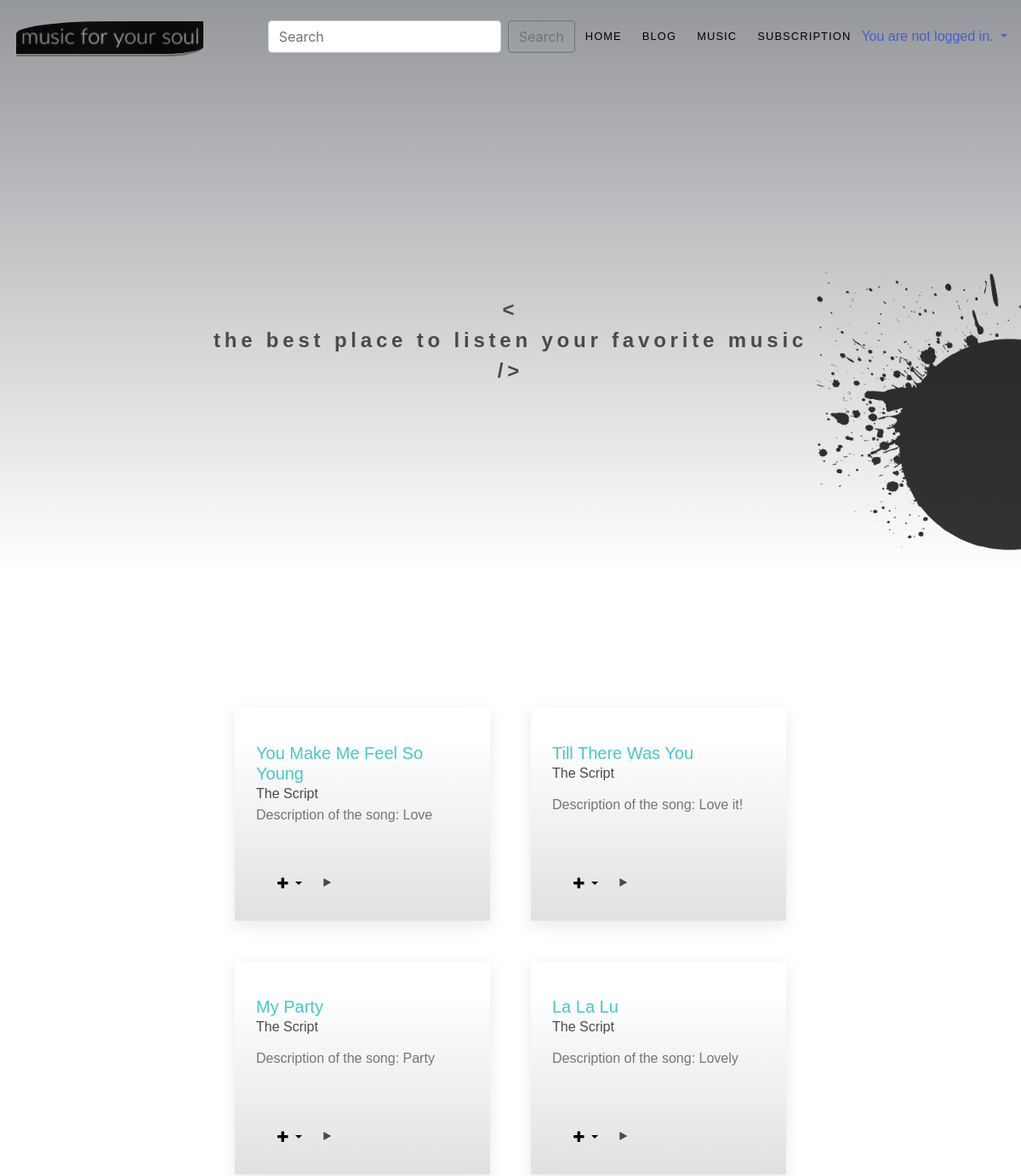
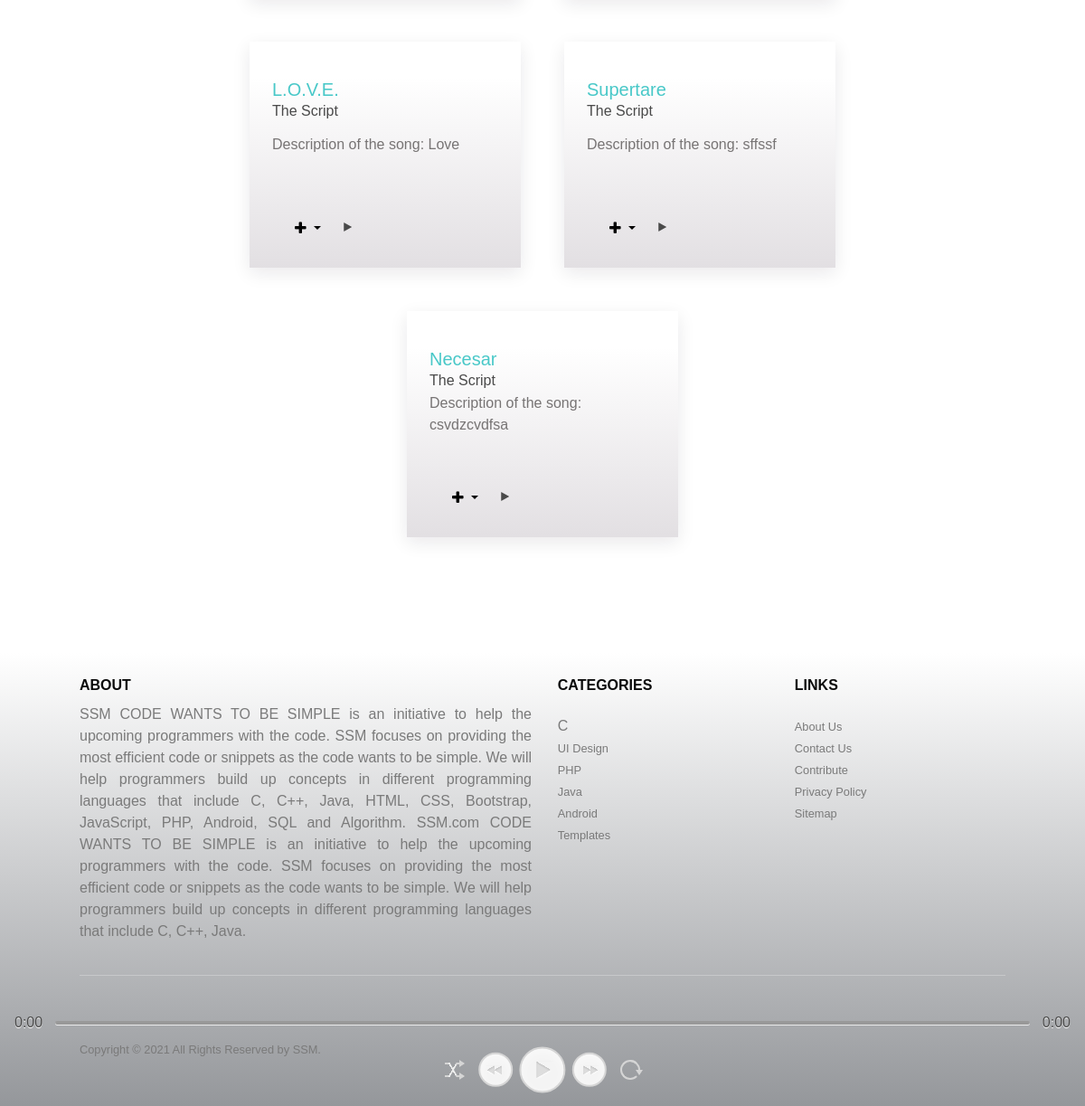
The app's page /music/ with its own data (2 pictures, top to bottom).
### ssm_app/models.py (models this page shows, shortened)
class Song(models.Model):
    class State(models.IntegerChoices):
        LIKED = 1
    title = models.CharField(max_length=128)
    artists = models.ManyToManyField(Artist)
    playlists = models.ManyToManyField(Playlist, null=True, blank=True)
    album = models.ForeignKey(Album, on_delete=models.DO_NOTHING, null=True)
    genre = models.ForeignKey(Genre, on_delete=models.DO_NOTHING)
    description = models.TextField()
    published = models.DateField()
    created_at = models.DateTimeField(auto_now=True)
    state = models.IntegerField(choices=State.choices)
    file = models.FileField(upload_to="static/media/")
    sample = models.FileField(upload_to="static/sample/")

### ssm_app/views.py (the view)
# urls.py: path('music/', show_music_view, name='music'),
def show_music_view(request):
    songs = Song.objects.all()
    playlist = Playlist.objects.all()
    search_text = request.GET.get('search', '')
    if search_text:
        songs = songs.filter(title__contains=search_text)
    return render(
        request,
        template_name='music.html',
        context={'songs': songs, 'search_text': search_text, 'playlists': playlist})

### ssm_app/templates/music.html (shortened to what this page needs)
{% extends 'base.html' %}
{% load static %}
{% block content %}
    <link rel="stylesheet" href="{% static '/css/music.css' %}">
    <section class="hero is-large music_hero-section">
        <div class="hero-body is-flex is-justify-content-center is-align-items-center">
            <h1 class="title is-size-4 music-title has-text-centered"><span><</span><br>the best place to listen your
                favorite music<br>/></h1>
        </div>
        <img src="{% static '/media/splash.png' %}" class="splash" alt="splash"/>
    </section>
    <div class="container music">
        <div class="columns is-flex-wrap-wrap px-5 music-container">
            <div class="column is-half mb-4 p-4">
                <article class="music-section">
                    {% for song in songs %}
                        <div class="music-entry">
                            <div class="column music_second-column">
                                <header class="music-entry-header">
                                    <h2 class="music-entry-title mt-4"><a href="#"
                                                                          class="is-size-5">{{ song.title }}</a></h2>
                                    <p class="">The Script</p>
                                </header>
                                <div class="music-entry-content">
                                    <p>Description of the song: {{ song.description }}</p>
                                </div>
                                <footer class="music-entry-footer row">
                                    <div class="read-more col-md-6">
                                        <div class="dropdown">
                                            <button class="btn btn-secondary dropdown-toggle dropdown-playlist"
                                                    type="button"
                                                    id="dropdownMenuButton" data-toggle="dropdown" aria-haspopup="true"
                                                    aria-expanded="false">
                                                <i class="fa fa-solid fa-plus ml-3"></i>
                                            </button>
                                        </div>
                                        <i class="fa fa-solid fa-play ml-3" onclick="play('{{ forloop.counter0 }}')"></i>
                                    </div>
                                </footer>
                            </div>
                        </div>
                    {% endfor %}
                </article>
            </div>
        </div>
    </div>
{% endblock %}

### ssm_app/templates/base.html (shortened to what this page needs)
{% load static %}
<html {% if LANGUAGE_CODE %}lang="{{ LANGUAGE_CODE }}"{% endif %}>
<head>
    <link rel="stylesheet" href="https://stackpath.bootstrapcdn.com/bootstrap/4.2.1/css/bootstrap.min.css"
>
    <link rel="stylesheet" href="https://cdn.jsdelivr.net/npm/bulma@0.9.3/css/bulma.min.css">
    <link rel="stylesheet" href="https://cdnjs.cloudflare.com/ajax/libs/font-awesome/4.7.0/css/font-awesome.min.css">
    {% load static %}
    <link rel="stylesheet" href="{% static '/css/style.css' %}">
</head>
<body>
<div class="nav-container hero-head">
    <nav class="navbar hp-nav px-4 container is-fluid">
        <div class="container">
            <div class="navbar-brand">
                <a>
                    <img src="{% static '/media/aaa.png' %}" class="logo-ssm" alt="logo" width="220" height="40"/>
                </a>
            </div>
        </div>
        <div id="navbarMenuHeroA" class="navbar-menu">
            <form class="form-inline my-2 my-lg-0" id="search-form" method="get" action="{% url 'music' %}">
                <input class="form-control mr-sm-2" type="search" placeholder="Search" aria-label="Search" name="search"
                       value="{{ search_text }}">
                <button class="btn btn-outline-secondary my-2 my-sm-0" type="submit">Search</button>
            </form>
            <div class="navbar-end">
                <a class="navbar-item is-uppercase is-active" href="/">
                    Home
                </a>
                <a class="navbar-item is-uppercase" href="/blog">
                    Blog
                </a>
                <a class="navbar-item is-uppercase" href="{% url 'music' %}">
                    Music
                </a>
                <a class="navbar-item is-uppercase" href="{% url 'subscribe' %}">
                    Subscription
                </a>
            </div>
            <div class="navbar-nav ml-auto">
                <div class="nav-item dropdown">
                    {% if user.is_authenticated %}
                        <a class="nav-link active dropdown-toggle" href="#" data-toggle="dropdown">
                            {% if user.first_name %}Hello, {{ user.first_name }}!
                            {% else %}Hello, {{ user.username }}!{% endif %}
                        </a>
                        <div class="dropdown-menu dropdown-menu-right">
                            <a class="dropdown-item text-right" href="{% url 'logout' %}">Logout</a>
                            <a class="dropdown-item text-right" href="{% url 'change_password' %}">Change password</a>
                        </div>
                    {% else %}
                        <a class="nav-link active dropdown-toggle" href="#" data-toggle="dropdown">
                            You are not logged in.
                        </a>
                    {% endif %}
                </div>
            </div>
    </nav>
</div>
{% block content %}
{% endblock %}
<div class="player paused">
    <div class="info">
        <div class="time">
            <span class="current-time">0:00</span>
            <span class="progress"></span>
            <span class="duration">0:00</span>
        </div>
    </div>
    <div class="actions">
        <button class="shuffle">
            <div class="arrow"></div>
            <div class="arrow"></div>
        </button>
        <button class="button rw" onclick="previous()">
            <div class="arrow"></div>
            <div class="arrow"></div>
        </button>
        <button class="button play-pause" id="play_button">
            <div class="arrow"></div>
        </button>
        <button class="button ff" onclick="fastForward()">
            <div class="arrow"></div>
            <div class="arrow"></div>
        </button>
        <button class="repeat"></button>
    </div>
</div>
<footer class="footer">
    <div class="section">
        <div class="columns">
            <div class="column is-half">
                <div class="content">
                    <h3 class="has-text-black is-uppercase is-size-6">About</h3>
                    <p class="has-text-grey text-justify">SSM CODE WANTS TO BE SIMPLE is an initiative
                    </p>
                </div>
            </div>
            <div class="column">
                <div class="content">
                    <h3 class="has-text-black is-uppercase is-size-6">Categories</h3>
                </div>
                <ul class="has-text-grey">
                    <li><a class="has-text-grey sublink:hover" href="#">C</a></li>
                    <li><a class="has-text-grey sublink" href="#">UI Design</a></li>
                    <li><a class="has-text-grey sublink" href="#">PHP</a></li>
                    <li><a class="has-text-grey sublink" href="#">Java</a></li>
                    <li><a class="has-text-grey sublink" href="#">Android</a></li>
                    <li><a class="has-text-grey sublink" href="#">Templates</a></li>
                </ul>
            </div>
            <div class="column">
                <div class="content">
                    <h3 class="has-text-black is-uppercase is-size-6">Links</h3>
                </div>
                <ul class="has-text-grey">
                    <li><a class="has-text-grey sublink is-hoverable" href="#">About Us</a></li>
                    <li><a class="has-text-grey sublink" href="#">Contact Us</a></li>
                    <li><a class="has-text-grey sublink" href="#">Contribute</a></li>
                    <li><a class="has-text-grey sublink" href="#">Privacy Policy</a></li>
                    <li><a class="has-text-grey sublink" href="#">Sitemap</a></li>
                </ul>
            </div>
        </div>
        <hr>
        <div class="columns">
            <div class="column mt-6">
                <p class="has-text-grey copyright-text">Copyright &copy; 2021 All Rights Reserved by
                    <a class="has-text-grey sublink" href="#">SSM</a>.
                </p>
            </div>
            <div class="column mt-6">
                    <span class="is-medium">
                        <ul class="social-icons is-flex is-justify-content-flex-end">
                            <li><a class="mr-2" href="#"></a></li>
                            <li><a class="mr-2" href="#"></a></li>
                            <li><a class="mr-2" href="#"></a></li>
                            <li><a class="mr-2" href="#"></a></li>
                        </ul>
                    </span>
            </div>
        </div>
    </div>
</footer>
</body>
</html>

### ssm_app/static/css/music.css (style rules this page uses)
#navbarMenuHeroA a.navbar-item, #navbarMenuHeroA a.navbar-item.is-active { color: #000000; }
.hero.music_hero-section { background-color: #f4f3f3; background-image: linear-gradient(180deg, #1118216b 0%, #ffffff 84%); height: 100vh; }
.hero.music_hero-section:before { background: none; }
.hero .hero-body .title { color: #4a4a4a; }
img.splash { position: absolute; right: -10rem; top: 20rem; opacity: 0.8; -webkit-transform: scaleX(-1); transform: scaleX(-1); width: 400px; height: 400px; }
.music-container .column { width: 100%; display: flex; flex-direction: column; justify-content: space-between; }
.read-more { margin-top: 3rem; font-size: 0.7rem; display: flex; align-items: center; width: 100%; }
.columns.music-container { margin-top: 1rem; }
.music-entry { display: flex; width: 100%; margin-bottom: auto; margin-top: auto; box-shadow: 0 6px 19px rgb(22 10 28 / 9%); -webkit-box-shadow: 0 6px 19px rgb(22 10 28 / 9%); -moz-box-shadow: 0 6px 19px rgba(22, 10, 28, 0.09); -moz-border-radius: 13px; max-width: 300px; min-height: 250px; padding: 13px; background-image: linear-gradient(360deg, #66566730 0%, #ffffff 84%); }
.btn-secondary.dropdown-playlist { color: #000000; background-color: transparent; border-color: transparent; }
.btn-secondary { color: #000000; background-color: transparent; border-color: transparent; }
.music-entry .music-entry-title a { font-size: 2.6rem; color: rgba(47, 192, 192, 0.88); }
.music-title { letter-spacing: 0.3rem; }
.column article { display: flex !important; margin-bottom: 2rem; }
.music-entry-content p { font-size: 1rem; color: #656262e0; }
.music-entry-title a { color: #4e4c4ce0; }
.read-more { font-size: 0.7rem; }
article.music-section { display: flex; justify-content: center; gap: 3rem; flex-wrap: wrap; }

### records on screen
Song: title "You Make Me Feel So Young", description "Love"
Song: title "Till There Was You", description "Love it!"
Song: title "My Party", description "Party"
Song: title "La La Lu", description "Lovely"
Song: title "L.O.V.E.", description "Love"
Song: title "Supertare", description "sffssf"
Song: title "Necesar", description "csvdzcvdfsa"
